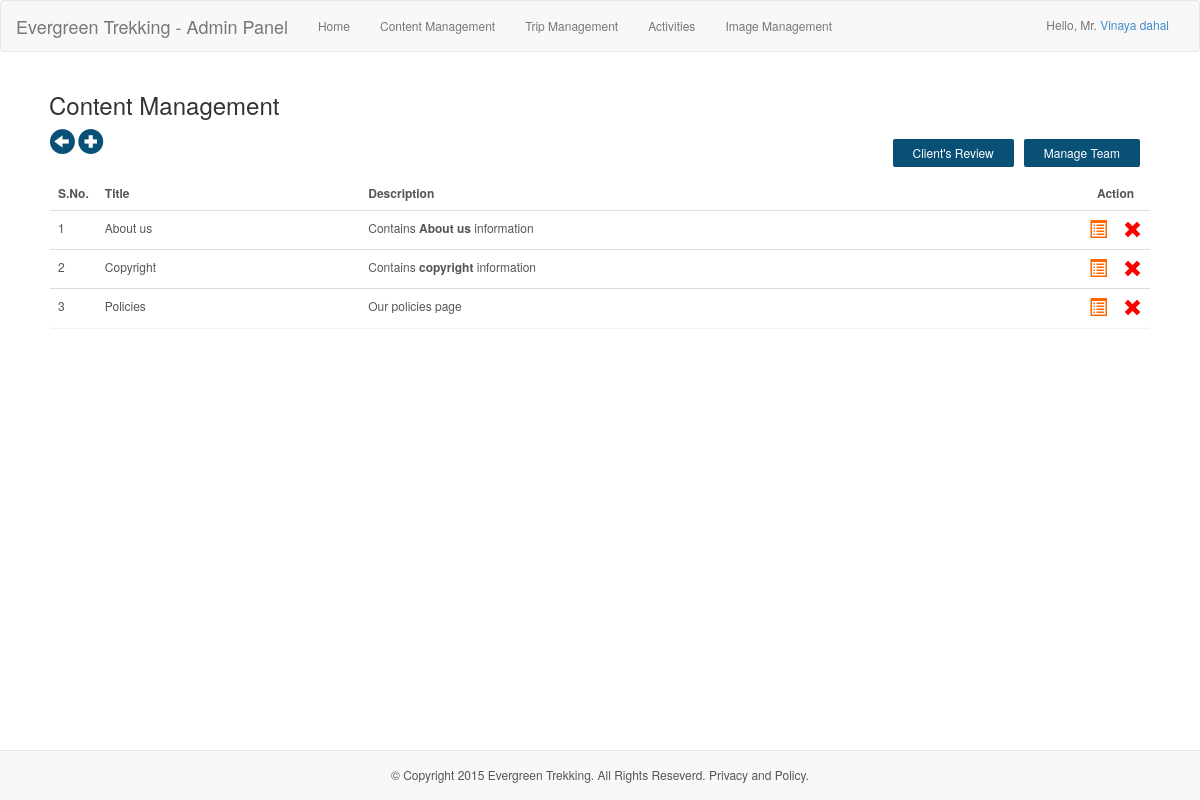
Screenshot of /admin/contentManagement/ (signed in) with the database file from the repository.
### tables this page shows
CREATE TABLE `user` (
  `id` int(11) NOT NULL AUTO_INCREMENT,
  `name` varchar(255) NOT NULL,
  `gender` varchar(255) NOT NULL,
  `email` varchar(255) NOT NULL,
  `username` varchar(255) NOT NULL,
  `password` varchar(255) NOT NULL,
  `role` varchar(255) NOT NULL,
  PRIMARY KEY (`id`)
);

CREATE TABLE `content` (
  `id` int(11) NOT NULL AUTO_INCREMENT,
  `title` varchar(200) NOT NULL,
  `content` mediumtext NOT NULL,
  `desc` text NOT NULL,
  `keyword` varchar(200) NOT NULL,
  `metadata` mediumtext NOT NULL,
  PRIMARY KEY (`id`),
  UNIQUE KEY `type` (`keyword`)
);

### init.php (called while the page is built, shortened)
<?php
require 'model/query_pak.php';
$obj_query = new query();

### model/query_pak.php (called while the page is built, shortened)
<?php
class query {
    private $dbh;
    public function __construct() {
        if (setPersistence == TRUE) {
            $this->dbh = new PDO("mysql:host=" . host . ";dbname=" . database, username, password, array(PDO::ATTR_PERSISTENT => true));
        } elseif (setPersistence == FALSE) {
            $this->dbh = new PDO("mysql:host=" . host . ";dbname=" . database, username, password);
        } else {
            echo 'Persistence must be set to TRUE or FALSE';
            exit();
        }
    }
    function select_single($col, $table, $id, $val) {
        $field = "`" . implode("`,`", $col) . "`";
        if (is_array($id) && is_array($val)) {
            $query = "SELECT " . $field . " FROM `$table` WHERE `$id[0]`=? AND `$id[1]`=?";
            $bind = $this->dbh->prepare($query);
            $bind->bindParam(1, $val[0]);
            $bind->bindParam(2, $val[1]);
            $res = $bind->execute();
            if ($res == true) {
                return($bind->fetch(PDO::FETCH_ASSOC));
            }
        } elseif (!is_array($id) || empty($id) && !is_array($val) || empty($val)) {
            $query = "SELECT " . $field . " FROM `$table` WHERE $id=?";
            $bind = $this->dbh->prepare($query);
            $bind->bindParam(1, $val);
            $res = $bind->execute();
            if ($res == true) {
                return ($bind->fetch(PDO::FETCH_ASSOC));
            }
        }
    }
    function select_all($table, $start = NULL, $dataPerPage = NULL) {
        if ($start == NULL && $dataPerPage == NULL) {
            $query = "SELECT * FROM $table";
        } else {
            $query = "SELECT * FROM $table LIMIT $start, $dataPerPage";
        }
        $val = $this->dbh->prepare($query);
        $res = $val->execute();
        if ($res == true) {
            return($val->fetchAll(PDO::FETCH_ASSOC));
        } else {
            return 0;
        }
    }
}

### admin/controller/contentController.php (called while the page is built, shortened)
<?php
if (!empty($_GET['target'])) {
    $target = $_GET['target'];
    if ($target == 'showAll') {
        $getInfo = $obj_query->select_all('content');
    }
}

### admin/contentManagement.php (the view)
<?php
require '../init.php';
require 'controller/contentController.php';
require 'includes/header.php';
?>
<div class="admin_edit_center">
    <h3>Content Management</h3>
    <div class="panel">
        <a href="<?php echo baseUrl ?>admin/home/" style="outline: 0px;" title="Back"><i class="glyphicon glyphicon-circle-arrow-left back_btn"></i></a>
        <?php if ($role == 'dev') { ?><a href="<?php echo baseUrl ?>admin/addContent/" style="outline: 0px;" title="Add"><i class="glyphicon glyphicon-plus-sign back_btn"></i></a><?php } ?>
        <a href="<?php echo baseUrl ?>admin/manageTeam/"><button class="admin_edit_btn" style="float: right;">Manage Team</button></a>
        <a href="<?php echo baseUrl ?>admin/clientReview/"><button class="admin_edit_btn" style="float: right;">Client's Review</button></a>
        <table class="table table-hover table_override_content">
            <tr>
                <th width="20">S.No.</th>
                <th>Title</th>
                <th>Description</th>
                <th colspan="2" style="text-align: center">Action</th>
            </tr>
            <?php
            if (!empty($getInfo)) {
                $i = 1;
                foreach ($getInfo as $info) {
                    ?>
                    <tr>
                        <td ><a href="<?php echo baseUrl ?>admin/editInfo/<?php echo $info['id']; ?>"><?php echo $i++; ?></a></td>
                        <td><a href="<?php echo baseUrl ?>admin/editInfo/<?php echo $info['id']; ?>"><?php echo $info['title']; ?></a></td>
                        <td><?php echo $info['desc']; ?></td>
                        <td width="10"><a href="<?php echo baseUrl ?>admin/editInfo/<?php echo $info['id']; ?>/" title="Edit"><i class="glyphicon glyphicon-list-alt glyphicon_list_override"></i></a></td>
                        <?php if ($role == 'dev') { ?><td width="10"><a href="<?php echo baseUrl ?>admin/deleteInfo/<?php echo $info['id']; ?>/" title="Delete" onclick="return confirm('Are you sure?');"><i class="glyphicon glyphicon-remove glyphicon_delete_override"></i></a></td><?php } ?>
                    </tr>
                    <?php
                }
            }
            ?>
        </table>
    </div>
</div>
<?php
require 'includes/footer.php';

### admin/includes/header.php (shortened to what this page needs)
<?php
$segments = explode('/', $_SERVER['REQUEST_URI']);
$page = $segments[count($segments) - 2];
if (empty($title)) {
    if (empty($page)) {
        $title = 'Home';
    } else {
        $title = ucfirst($page);
    }
}
if (!empty($_SESSION['id'])) {
    $col = array('username', 'password', 'name', 'gender', 'email', 'role');
    $id = 'id';
    $val = $_SESSION['id'];
    $userData = $obj_query->select_single($col, 'user', $id, $val);
    $name = $userData['name'];
    $gender = $userData['gender'];
    $role = $userData['role'];
}
?>
<!DOCTYPE html>
<html>
    <head>
        <link href="<?php echo baseUrl; ?>css/baseStyle.css" type="text/css" rel="stylesheet" />
        <link href="<?php echo baseUrl; ?>css/adminStyle.css" type="text/css" rel="stylesheet" />
    </head>
    <body <?php
    if (!empty($_SESSION['status']) && $_SESSION['status'] == 'ok') {
        echo 'onload="show_flash(\'success\');"';
    } elseif (!empty($_SESSION['status']) && $_SESSION['status'] == 'error') {
        echo 'onload="show_flash(\'failed\');"';
    }
    ?>>
            <?php
            if ($title != 'Login') {
                ?>
            <nav class="navbar navbar-default" style="margin: 0px" role="navigation">
                <div class="container-fluid">
                    <div class="navbar-header">
                        <a class="navbar-brand" href="<?php echo baseUrl; ?>admin/home">Evergreen Trekking - Admin Panel</a>
                    </div>
                    <div class="collapse navbar-collapse" id="bs-example-navbar-collapse-1">
                        <ul class="nav navbar-nav">
                            <li><a href="<?php echo baseUrl; ?>admin/home/" style="outline: 0px;">Home</a></li>
                            <li><a href="<?php echo baseUrl; ?>admin/contentManagement/" style="outline: 0px;">Content Management</a></li>
                            <li><a href="<?php echo baseUrl; ?>admin/tripManagement/1/" style="outline: 0px;">Trip Management</a></li>
                            <li><a href="<?php echo baseUrl; ?>admin/activities/1/" style="outline: 0px;">Activities</a></li>
                            <li><a href="<?php echo baseUrl; ?>admin/images/" style="outline: 0px;">Image Management</a></li>
                        </ul>
                        <span class="nav_user_info">Hello,
                            <?php
                            if ($gender == 'male' || $gender == 'Male') {
                                echo 'Mr. ';
                            } else {
                                echo 'Ms. ';
                            }
                            ?>
                            <a href="javascript:void(0);" id="name_link"><?php echo ucfirst($name); ?></a></span>
                    </div>
                </div>
            </nav>
            <?php
        }

### admin/includes/footer.php (shortened to what this page needs)
<?php
$col = array('content');
$id = 'keyword';
$val = 'copyright';
$res = $obj_query->select_single($col, 'content', $id, $val);
if (empty($res)) {
    $copyright = 'No data can be recieved.';
} else {
    $copyright = $res['content'];
}
?>
<nav class="<?php
if ($page == 'addContent' || $page == 'addTrip' || $title == 'TripManagement' || $title == 'EditInfo' || $title == 'EditTrip' || $title == 'AddTeam' || $title == 'EditTeam' || $title == 'EditSlider' || $title == 'ClientReview' || $title == 'EditReview' || !empty($footerName)) {
    echo 'footerNormal';
} else {
    echo 'navbar navbar-default navbar-fixed-bottom';
}
?>" style="z-index:0;" id="footerAdmin">
    <div class="footer_center">
        <?php
        if (!empty($copyright)) {
            echo $copyright;
        }
        ?>
    </div>
</nav>
</body>
</html>

### css/adminStyle.css (style rules this page uses)
* { padding:0; }
body { background:#fff; font-size:12px; }
.nav_user_info { color:#777; float:right; margin-top:15px; }
.admin_edit_center { margin:20px auto; width:1100px; display:table; }
.back_btn { color:#095077; font-size:25px; }
.table_override_content { margin-top:20px; width:1100px; color:#555; }
.table_override_content a { color:#555; outline:0; }
.admin_edit_btn { float:left; margin:10px 10px 10px 0; border:none; background:#095077; color:#fff; padding:5px 20px; border-radius:2px; display:table-cell; }
.glyphicon_list_override { color:#f60; font-size:18px; }
.glyphicon_delete_override { color:red; font-size:19px; }
.footer_center { color:#555; margin-top:15px; text-align:center; }
.navbar-fixed-bottom { position:absolute; }

### rows the page displays
user: name "Vinaya dahal"
content: title "About us", desc "Contains About us information"
content: title "Copyright", desc "Contains copyright information", content "© Copyright 2015 Evergreen Trekking. All Rights Reseverd. Privacy and Policy."
content: title "Policies", desc "Our policies page"
